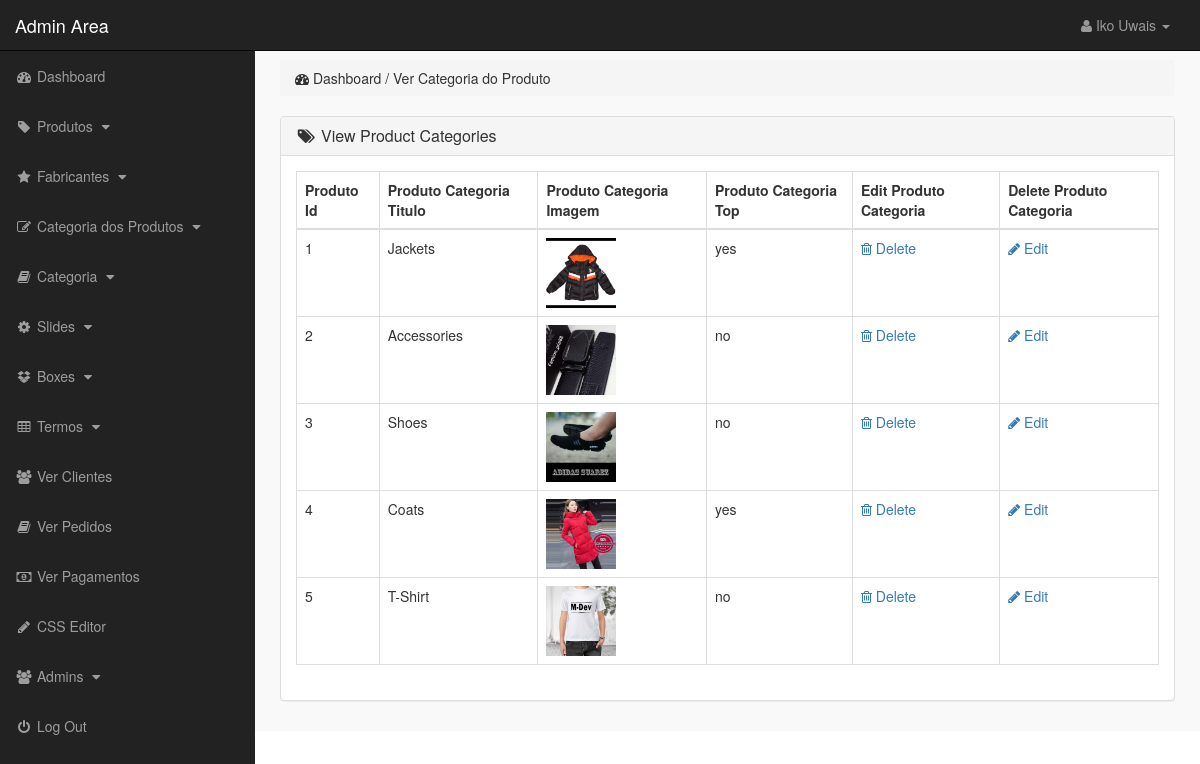
The page /admin_area/index.php?view_p_cats (signed in) on the database its author committed.
### tables this page shows
CREATE TABLE `product_categories` (
  `p_cat_id` int(10) NOT NULL,
  `p_cat_title` text NOT NULL,
  `p_cat_top` text NOT NULL,
  `p_cat_image` text NOT NULL
);

### admin_area/view_p_cats.php (the view)
<?php
if (!isset($_SESSION['admin_email'])) {
    echo "<script>window.open('login.php','_self')</script>";
} else {
?>
<div class="row">
    <div class="col-lg-12">
        <ol class="breadcrumb">
            <li>
                <i class="fa fa-dashboard"></i> Dashboard / Ver Categoria do Produto
            </li>
        </ol>
    </div>
</div>
<div class="row">
    <div class="col-lg-12">
        <div class="panel panel-default">
            <div class="panel-heading">
                <h3 class="panel-title">
                    <i class="fa fa-tags fa-fw"></i> View Product Categories
                </h3>
            </div>
            <div class="panel-body">
                <div class="table-responsive">
                    <table class="table table-hover table-triped table-bordered">
                        <thead>
                            <tr>
                                <th> Produto Id</th>
                                <th> Produto Categoria Titulo</th>
                                <th> Produto Categoria Imagem</th>
                                <th> Produto Categoria Top</th>
                                <th> Edit Produto Categoria </th>
                                <th> Delete Produto Categoria </th>
                            </tr>
                        </thead>
                        <tbody>
                            <?php
                                $i = 0;
                                $get_p_cats = "select * from product_categories";
                                $run_p_cats = mysqli_query($con, $get_p_cats);
                                while ($row_p_cats = mysqli_fetch_array($run_p_cats)) {
                                    $p_cat_id = $row_p_cats['p_cat_id'];
                                    $p_cat_title = $row_p_cats['p_cat_title'];
                                    $p_cat_top = $row_p_cats['p_cat_top'];
                                    $p_cat_image = $row_p_cats['p_cat_image'];
                                    $i++;
                                ?>
                            <tr>
                                <td><?php echo $i; ?></td>
                                <td><?php echo $p_cat_title; ?></td>
                                <td><img src="p_cat_image/<?php echo $p_cat_image; ?>" width="70px" height="70px"
                                        alt=""></td>
                                <td><?php echo $p_cat_top; ?></td>
                                <td>
                                    <a href="index.php?delete_p_cat=<?php echo $p_cat_id; ?>">
                                        <i class="fa fa-trash-o"></i> Delete
                                    </a>
                                </td>
                                <td>
                                    <a href="index.php?edit_p_cat=<?php echo $p_cat_id; ?>">
                                        <i class="fa fa-pencil"></i> Edit
                                    </a>
                                </td>
                            </tr>
                            <?php } ?>
                        </tbody>
                    </table>
                </div>
            </div>
        </div>
    </div>
</div>
<?php
}
?>

### admin_area/includes/sidebar.php (shortened to what this page needs)
<?php
if (!isset($_SESSION['admin_email'])) {
    echo "<script>window.open('login.php','_self')</script>";
} else {
?>
<nav class="navbar navbar-inverse navbar-fixed-top">
    <div class="navbar-header">
        <a href="index.php?dashboard" class="navbar-brand">Admin Area</a>
    </div>
    <ul class="nav navbar-right top-nav">
        <li class="dropdown">
            <a href="#" class="dropdown-toggle" data-toggle="dropdown">
                <i class="fa fa-user"></i> <?php echo $admin_name; ?> <b class="caret"></b>
            </a>
        </li>
    </ul>
    <div class="collapse navbar-collapse navbar-ex1-collapse">
        <ul class="nav navbar-nav side-nav">
            <li>
                <a href="index.php?dashboard">
                    <i class="fa fa-fw fa-dashboard"></i> Dashboard
                </a>
            </li>
            <li>
                <a href="#" data-toggle="collapse" data-target="#products">
                    <i class="fa fa-fw fa-tag"></i> Produtos
                    <i class="fa fa-fw fa-caret-down"></i>
                </a>
            </li>
            <li>
                <a href="#" data-toggle="collapse" data-target="#manufacturer">
                    <i class="fa fa-fw fa-star"></i> Fabricantes
                    <i class="fa fa-fw fa-caret-down"></i>
                </a>
            </li>
            <li>
                <a href="#" data-toggle="collapse" data-target="#p_cat">
                    <i class="fa fa-fw fa-edit"></i> Categoria dos Produtos
                    <i class="fa fa-fw fa-caret-down"></i>
                </a>
            </li>
            <li>
                <a href="#" data-toggle="collapse" data-target="#cat">
                    <i class="fa fa-fw fa-book"></i> Categoria
                    <i class="fa fa-fw fa-caret-down"></i>
                </a>
            </li>
            <li>
                <a href="#" data-toggle="collapse" data-target="#slides">
                    <i class="fa fa-fw fa-gear"></i> Slides
                    <i class="fa fa-fw fa-caret-down"></i>
                </a>
            </li>
            <li>
                <a href="#" data-toggle="collapse" data-target="#boxes">
                    <i class="fa fa-fw fa-dropbox"></i> Boxes
                    <i class="fa fa-fw fa-caret-down"></i>
                </a>
            </li>
            <li>
                <a href="#" data-toggle="collapse" data-target="#terms">
                    <i class="fa fa-fw fa-table"></i> Termos
                    <i class="fa fa-fw fa-caret-down"></i>
                </a>
            </li>
            <li>
                <a href="index.php?view_customers">
                    <i class="fa fa-fw fa-users"></i> Ver Clientes
                </a>
            </li>
            <li>
                <a href="index.php?view_orders">
                    <i class="fa fa-fw fa-book"></i> Ver Pedidos
                </a>
            </li>
            <li>
                <a href="index.php?view_payments">
                    <i class="fa fa-fw fa-money"></i> Ver Pagamentos
                </a>
            </li>
            <li>
                <a href="index.php?edit_css">
                    <i class="fa fa-fw fa-pencil"></i> CSS Editor
                </a>
            </li>
            <li>
                <a href="#" data-toggle="collapse" data-target="#users">
                    <i class="fa fa-fw fa-users"></i> Admins
                    <i class="fa fa-fw fa-caret-down"></i>
                </a>
            </li>
            <li>
                <a href="logout.php">
                    <i class="fa fa-fw fa-power-off"></i> Log Out
                </a>
            </li>
        </ul>
    </div>
</nav>
<?php
}
?>

### admin_area/css/style.css (style rules this page uses)
body { margin-top: 100px; }
@media (min-width: 768px) { body { margin-top: 50px; } }
.top-nav { margin: 0px 15px; }
.top-nav>li { display: inline-block; }
.top-nav>li>a { color: #999999; line-height: 20px; padding-top: 15px; padding-bottom: 15px; }
@media (min-width: 768px) { .side-nav { position: fixed; top: 51px; bottom: 0; width: 255px; overflow-y: auto; overflow-x: hidden; background-color: #222222; padding-bottom: 40px; border-radius: 0; } }
@media (min-width: 768px) { .side-nav>li>a { width: 255px; } }
.panel-body { border-radius: 5px; }

### rows shown on the page
product_categories: p_cat_title "Jackets", p_cat_image (picture), p_cat_top "yes"
product_categories: p_cat_title "Accessories", p_cat_image (picture), p_cat_top "no"
product_categories: p_cat_title "Shoes", p_cat_image (picture), p_cat_top "no"
product_categories: p_cat_title "Coats", p_cat_image (picture), p_cat_top "yes"
product_categories: p_cat_title "T-Shirt", p_cat_image (picture), p_cat_top "no"

### other values the page prints
$admin_name "Iko Uwais"
